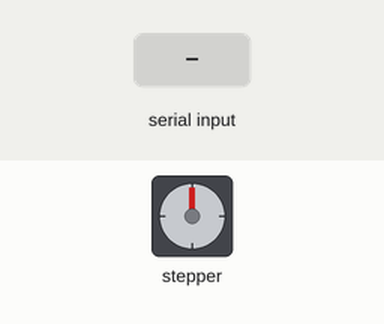
The sketch below on a simulated Arduino Uno, built with avr-gcc and run on an emulated ATmega328P. Shown: stepper motor. Wiring (inferred from the names in the program): stepper motor driver (200 steps per turn assumed): step pin 5; direction pin 2; enable pin 8. The test bench sets the inputs (shaded band).

Above: at 1.2 s.
1.3 s: "Clockwise\n" received over Serial
At 1.6 s:
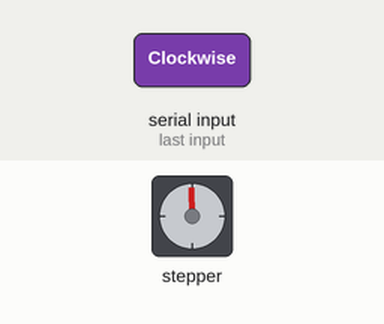
2.8 s: "Anticlockwise\n" received over Serial
At 4.1 s:
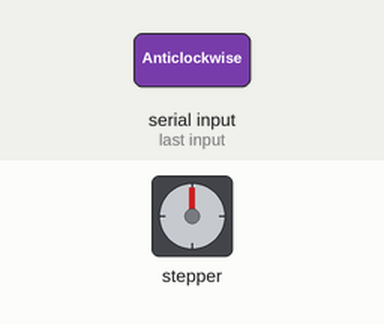
Timing chart, 0 to 5.8 s (numbered marks = the images above; inputs shaded):
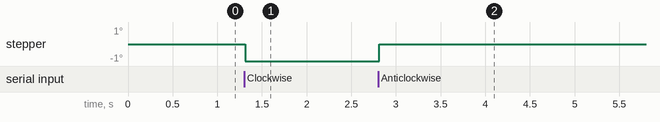

The sketch:

buildingblocks.ino
```cpp
// Defining the connecting ports
const int stepPin = 5;
const int dirPin = 2;
const int enPin = 8;

// defining the temporary variables
const unsigned int MAX_MESSAGE_LENGTH = 50; // arbitrary number

// Parsing variables to capture the parameters
int8_t indexA, indexB, indexC;
String motDir, motRun, motSpeed;

// Converted final variables, used to run the motor
int motRunInt;
float motSpeedFloat;
String motDirString;

void setup() {
  Serial.begin(9600);

  pinMode(stepPin,OUTPUT);
  pinMode(dirPin,OUTPUT);
  pinMode(enPin,OUTPUT);
  digitalWrite(enPin,LOW);
}

void loop() {
  if (Serial.available()) {
    String input = Serial.readStringUntil('\n');
    if (input != "Stop") {
      if (input == "Clockwise") {
        motor_Run_Clockwise(500);
      } else if (input == "Anticlockwise") {
        motor_Run_Anticlockwise(500);
      }
    }
  }
}

void motor_Run_Clockwise(float delaySec) {
  digitalWrite(dirPin, LOW);
  digitalWrite(stepPin,HIGH);
  delayMicroseconds(delaySec);
  digitalWrite(stepPin,LOW);
  delayMicroseconds(delaySec);
}

void motor_Run_Anticlockwise(float delaySec) {
  digitalWrite(dirPin, HIGH);
  digitalWrite(stepPin,HIGH);
  delayMicroseconds(delaySec);
  digitalWrite(stepPin,LOW);
  delayMicroseconds(delaySec);
}
```
